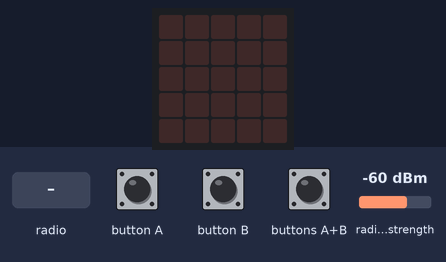
The program below on a simulated BBC micro:bit (MakeCode). Parts: the board's 5×5 LED display. The inputs (shaded band) are chosen by the test bench; at power-on: radio signal strength -60 dBm. No radio messages arrive unless stated (any console line starting 'radio sent:' is added by the test bench); what the program prints to the serial console is not drawn.

Above: at 1.2 s.
1.3 s: radio message "0" arrives
At 1.5 s:
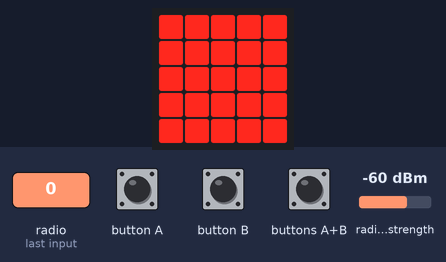
3.2 s: button A pressed for 0.15 s
4.8 s: button B pressed for 0.15 s
6.4 s: buttons A+B pressed for 0.15 s
Timing chart, 0 to 9.0 s (numbered marks = the images above; inputs shaded):
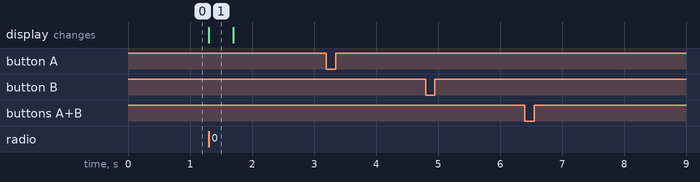

The program:

main.ts
```typescript
radio.onReceivedNumber(function (receivedNumber) {
    signal = radio.receivedPacket(RadioPacketProperty.SignalStrength)
    if (signal <= -120) {
        basic.showLeds(`
            . . . . .
            . . . . .
            . . # . .
            . . . . .
            . . . . .
            `)
    } else if (signal <= -100) {
        basic.showLeds(`
            . . . . .
            . . # . .
            . # # # .
            . . # . .
            . . . . .
            `)
    } else if (signal <= -75) {
        basic.showLeds(`
            . . # . .
            . # # # .
            # # # # #
            . # # # .
            . . # . .
            `)
    } else if (signal <= -50) {
        basic.showLeds(`
            # # # # #
            # # # # #
            # # # # #
            # # # # #
            # # # # #
            `)
    }
    basic.clearScreen()
})
input.onButtonPressed(Button.A, function () {
    radio.sendNumber(0)
})
input.onButtonPressed(Button.AB, function () {
    radio.sendNumber(2)
})
input.onButtonPressed(Button.B, function () {
    radio.sendNumber(1)
})
radio.onReceivedValue(function (name, value) {
    basic.clearScreen()
    basic.showString(name)
    basic.showNumber(value)
    basic.clearScreen()
})
let signal = 0
radio.setGroup(333)
basic.forever(function () {

})
```

test.ts
```typescript
// sem patria testy; keď sa tento balík použije ako rozšírenie, nebudú sa kompilovať.
```

Measured:
- after the input at 1.3 s, the display: changes at once (image 1)
- after the input at 3.2 s, every drawn part: stays the same
- after the input at 4.8 s, every drawn part: stays the same
- after the input at 6.4 s, every drawn part: stays the same
- what the display in image 1 shows lasts 0.4 s, from 1.3 s to 1.7 s
